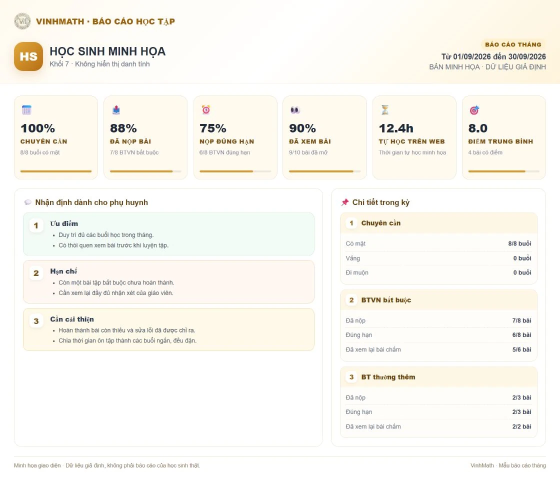
#> input picture assets/home-showcase/monthly-report.webp, 1120 x 968 px, given in place of codex-clipboard-542a6b14-7d4a-47d6-8882-6266c492edc2.png, which was not available (shown at 1/2 size)
$ python build_home_showcase_assets.py
#> lines starting #> are read from the running program, lines starting #| are printed output that depends on the picture
"""Crop only user-supplied, approved UI regions. Never copy private originals.
Run with the bundled Python/Pillow. Output images are flattened and metadata-free.
"""
from pathlib import Path
from PIL import Image

root = Path(__file__).resolve().parents[1]
temp = Path('C:/Users/PC/AppData/Local/Temp')
out = root / 'assets/home-showcase'
out.mkdir(parents=True, exist_ok=True)
# Normalized crop coordinates refer to the supplied full-resolution screenshots.
# The student home crop excludes the greeting, teacher names and online-room panel.
items = [
 ('542a6b14-7d4a-47d6-8882-6266c492edc2', 'latex-editor', (.146,.135,.978,.940)),
 ('382198a1-3220-4d54-8c75-9a2f50a3051a', 'latex-geometry', (.592,.362,.927,.944)),
 ('84ef32f8-1244-481e-9a7b-8c07d41f98b4', 'latex-combinatorics', (.596,.16,.932,.603)),
 ('84ef32f8-1244-481e-9a7b-8c07d41f98b4', 'latex-polygon', (.596,.615,.932,.941)),
 ('aff3ce3f-de9f-49d9-9ddf-ce1956ebf734', 'question-bank', (.102,.172,.972,.797)),
 ('8632a52b-552b-4af7-a5d0-d71f9d9d8180', 'student-today', (.198,.170,.574,.851)),
 ('e6466757-21b0-40ad-8bbe-d1768f840432', 'student-journey', (.178,.422,.960,1)),
]
for ident, name, box in items:
    with Image.open(temp / ('codex-clipboard-'+ident+'.png')) as src:
#> src is the input picture: PIL image 1120x968 RGB; mean R, G, B 249.3, 247.3, 240.9
        crop = src.convert('RGB').crop(tuple(round(v*s) for v,s in zip(box,src.size*2)))
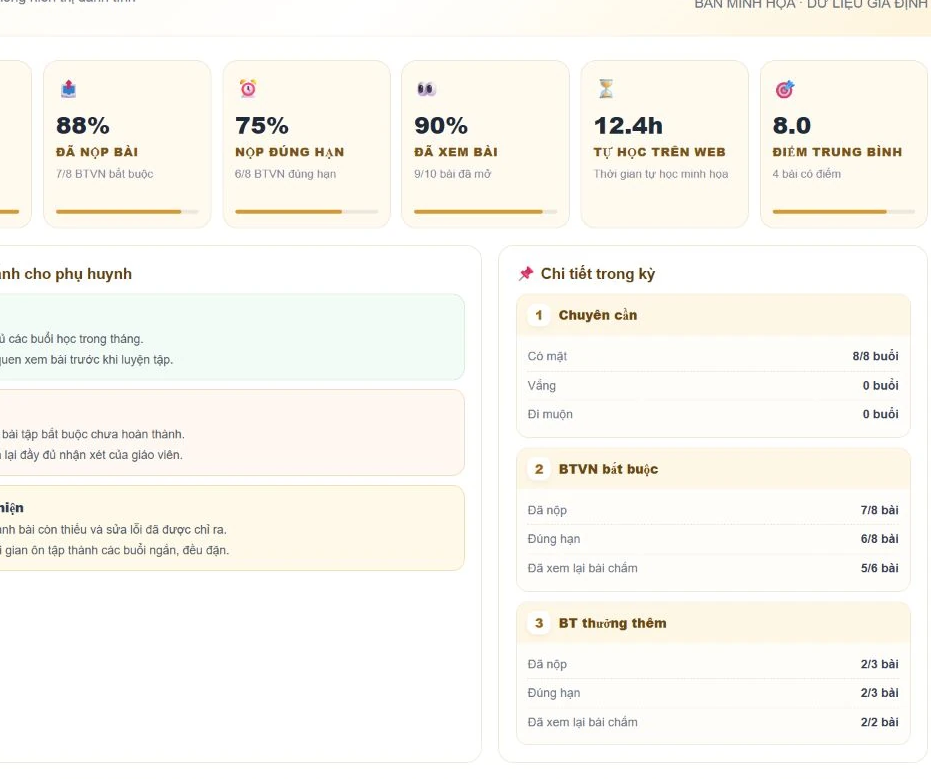
#> crop: PIL image 931x779 RGB; mean R, G, B 249.6, 247.7, 241.2
        # Keep original screenshot pixels; no thumbnail downsampling before zoom.
        crop.save(out / (name+'.webp'),'WEBP',lossless=True,method=6)
        print(name, crop.size, (out/(name+'.webp')).stat().st_size)
#| latex-editor (931, 779) 165540
#> pass 2 of the loop `for ident, name, box in items:`:
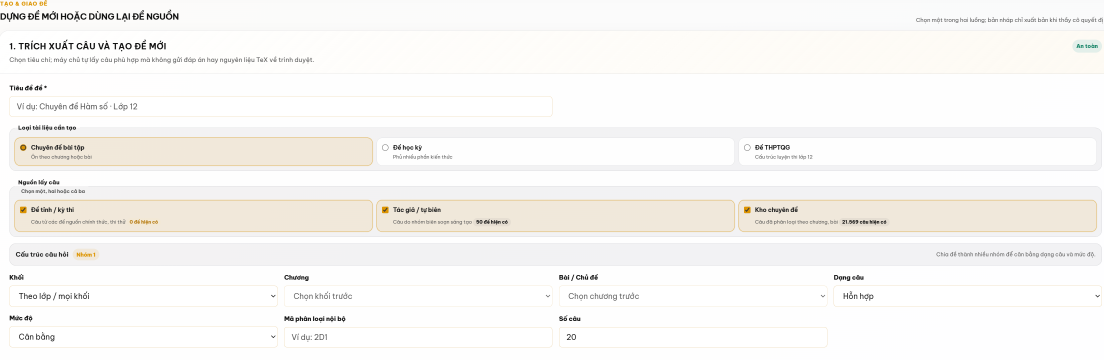
#> input picture assets/home-showcase/question-bank.webp, 3310 x 1078 px, given in place of codex-clipboard-382198a1-3220-4d54-8c75-9a2f50a3051a.png, which was not available (shown at 1/3 size)
#> src is the input picture: PIL image 3310x1078 RGB; mean R, G, B 247.8, 246.3, 244.1
#> `crop = src.convert('RGB').crop(tuple(round(v*s) for v,s in zip(box,src..`:
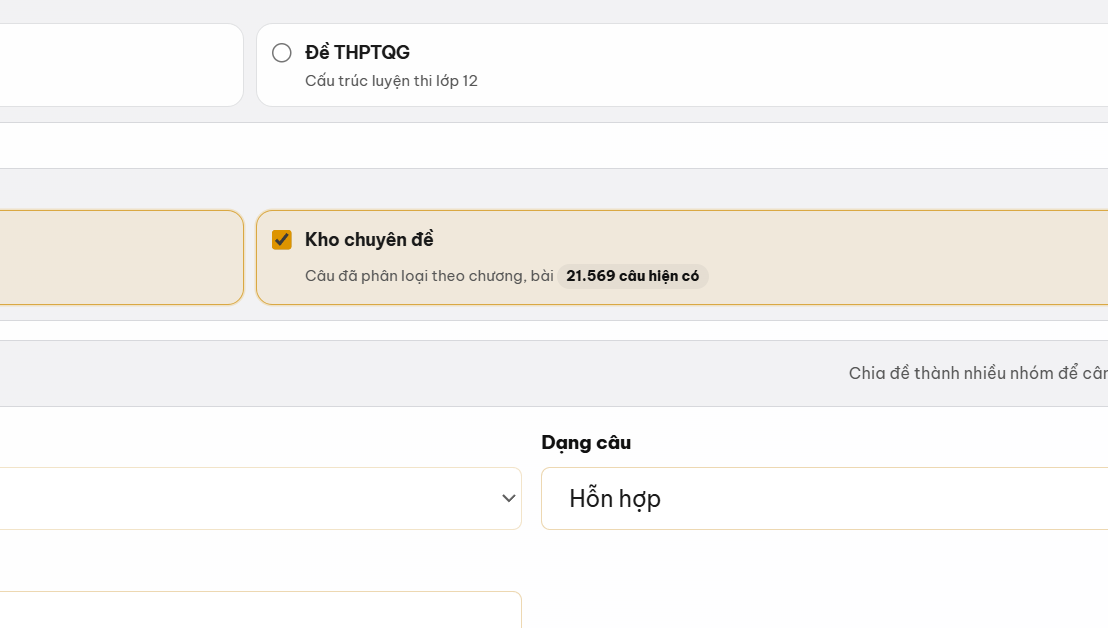
#> crop: PIL image 1108x628 RGB; mean R, G, B 246.8, 245.3, 243.4
#| latex-geometry (1108, 628) 17414
#> (the run stopped early here; a loop or call above may not have finished)
